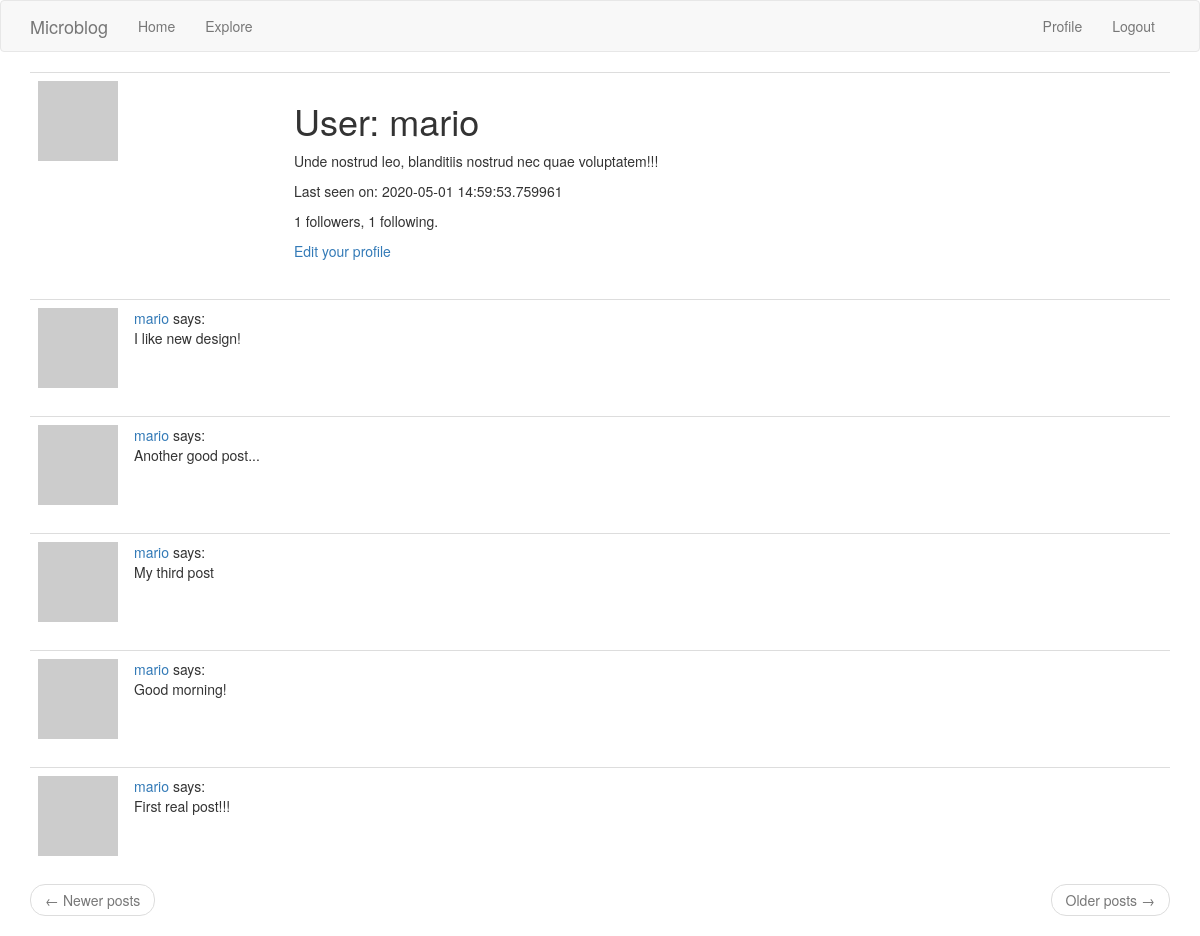
The page /user/mario (signed in) on the database its author committed.
### app/models.py (models this page shows, shortened)
class User(UserMixin, db.Model):
    id = db.Column(db.Integer, primary_key=True)
    username = db.Column(db.String(64), index=True, unique=True)
    email = db.Column(db.String(120), index=True, unique=True)
    password_hash = db.Column(db.String(128))
    about_me = db.Column(db.String(140))
    last_seen = db.Column(db.DateTime, default=dt.datetime.utcnow)
    posts = db.relationship("Post", backref="author", lazy="dynamic")
    followed = db.relationship(
        "User",
        secondary=followers,
        primaryjoin=(followers.c.follower_id == id),
        secondaryjoin=(followers.c.followed_id == id),
        backref=db.backref("followers", lazy="dynamic"),
        lazy="dynamic",
    )
    def avatar(self, size):
        digest = md5(self.email.lower().encode("utf-8")).hexdigest()
        return "https://www.gravatar.com/avatar/{}?d=identicon&s={}".format(
            digest, size
        )

class Post(db.Model):
    id = db.Column(db.Integer, primary_key=True)
    body = db.Column(db.String(140))
    timestamp = db.Column(db.DateTime, index=True, default=dt.datetime.utcnow)
    user_id = db.Column(db.Integer, db.ForeignKey("user.id"), index=True)

### app/routes.py (the view)
@app.route("/user/<username>")
@login_required
def user(username):
    user = User.query.filter_by(username=username).first_or_404()
    page = request.args.get("page", 1, type=int)
    posts = user.posts.order_by(Post.timestamp.desc()).paginate(
        page, app.config["POSTS_PER_PAGE"], False
    )
    next_url = (
        url_for("user", username=user.username, page=posts.next_num)
        if posts.has_next
        else None
    )
    prev_url = (
        url_for("user", username=user.username, page=posts.prev_num)
        if posts.has_prev
        else None
    )
    return render_template(
        "user.html", user=user, posts=posts.items, next_url=next_url, prev_url=prev_url
    )

### app/models.py (called while the page is built)
@login_manager.user_loader
def load_user(id):
    return User.query.get(int(id))

### app/routes.py (called while the page is built)
@app.before_request
def before_request():
    if current_user.is_authenticated:
        current_user.last_seen = dt.datetime.utcnow()
        db.session.commit()

### app/templates/user.html
{% extends "base.html" %}
{% block app_content %}
    <table class="table table-hover">
        <tr>
            <td width="256px"><img src="{{ user.avatar(256) }}"></td>
            <td>
                <h1>User: {{ user.username }}</h1>
                {% if user.about_me %}<p>{{ user.about_me }}</p>{% endif %}
                {% if user.last_seen %}<p>Last seen on: {{ user.last_seen }}</p>{% endif %}
                <p>{{ user.followers.count() }} followers, {{ user.followed.count() }} following.</p>
                {% if user == current_user %}
                    <p><a href="{{ url_for('edit_profile') }}">Edit your profile</a></p>
                {% elif not current_user.is_following(user) %}
                    <p><a href="{{ url_for('follow', username=user.username) }}">Follow</a></p>
                {% else %}
                    <p><a href="{{ url_for('unfollow', username=user.username) }}">Unfollow</a></p>
                {% endif %}
            </td>
        </tr>
    </table>
    {% for post in posts %}
        {% include '_post.html' %}
    {% endfor %}
    <nav aria-label="...">
        <ul class="pager">
            <li class="previous{% if not prev_url %} disabled{% endif %}">
                <a href="{{ prev_url or '#' }}">
                    <span aria-hidden="true">&larr;</span> Newer posts
                </a>
            </li>
            <li class="next{% if not next_url %} disabled{% endif %}">
                <a href="{{ next_url or '#' }}">
                    Older posts <span aria-hidden="true">&rarr;</span>
                </a>
            </li>
        </ul>
    </nav>
{% endblock %}

### app/templates/_post.html
<table class="table table-hover">
    <tr>
        <td width="70px">
            <a href="{{ url_for('user', username=post.author.username) }}">
                <img src="{{ post.author.avatar(70) }}" />
            </a>
        </td>
        <td>
            <a href="{{ url_for('user', username=post.author.username) }}">
                {{ post.author.username }}
            </a>
            says:
            <br>
            {{ post.body }}
        </td>
    </tr>
</table>

### rows shown on the page
User: username "mario", about_me "Unde nostrud leo, blanditiis nostrud nec quae voluptatem!!!", last_seen "2020-05-01 14:59:53.759961"
Post: author.username "mario", body "I like new design!"
Post: author.username "mario", body "Another good post..."
Post: author.username "mario", body "My third post"
Post: author.username "mario", body "Good morning!"
Post: author.username "mario", body "First real post!!!"

### other values the page prints
{{ user.followers.count() }} "1"
{{ user.followed.count() }} "1"
